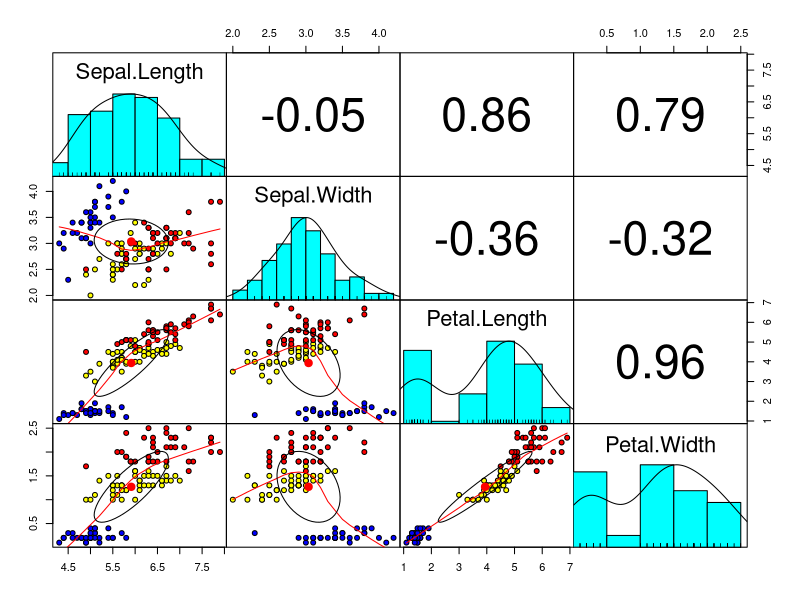
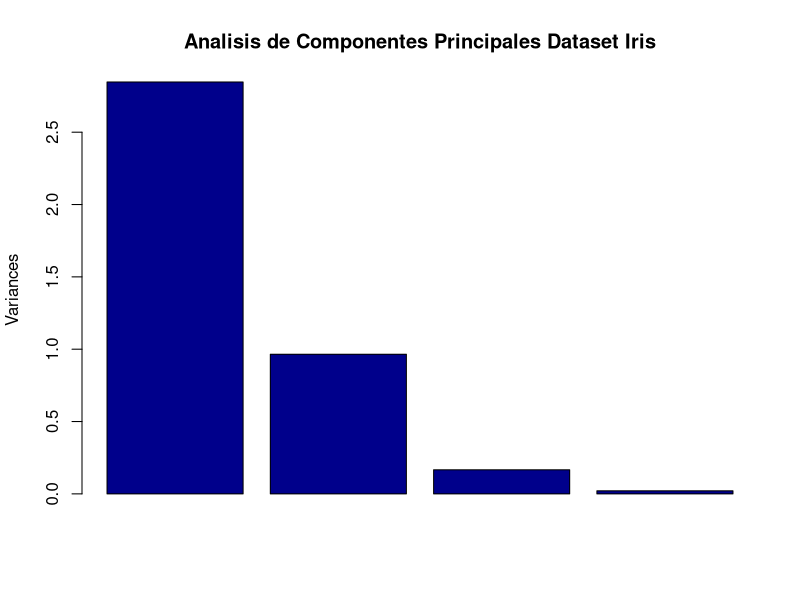

The R source for these figures, in order:
## ---- chunk 1
library(psych)
library(nnet)
str(iris)

## ---- chunk 2
set.seed(42)
ind <- sample(2,nrow(iris),
              replace=TRUE,
              prob = c(0.8,0.2))

train <- iris[ind==1,]
test  <- iris[ind==2,]
## ---- chunk 3
pairs.panels(train[,-5], 
             gap=0,
             bg=c("blue","yellow","red")[train$Species],
             pch=21)
## ---- chunk 4
pc<- prcomp(train[,-5],
            center = TRUE,
            scale. = TRUE);pc

## ---- chunk 5
summary(pc)

## ---- chunk 6
plot(pc, main = "Analisis de Componentes Principales Dataset Iris",  col="darkblue")
## ---- chunk 7

pred <- predict(pc,train)
training <- data.frame(pred, train[5])

## ---- chunk 8
testing <- predict(pc, test)
testing <- data.frame(testing,test[5])
training$Species <- relevel(training$Species,ref = "setosa")
## ---- chunk 9
modelo <- multinom(Species~PC1+PC2,data=training)
summary(modelo)
## ---- chunk 10
prediction <- predict(modelo,training)
tablita <- table(prediction,training$Species)
1-sum(diag(tablita))/sum(tablita)

## ---- chunk 11
testing$Species <- relevel(testing$Species,ref = "setosa")
modelo1 <- multinom(Species~PC1+PC2, data=testing)
summary(modelo)

prediction1 <- predict(modelo,testing)
tablita1 <- table(prediction1, testing$Species)
1-sum(diag(tablita1))/sum(tablita1) 
